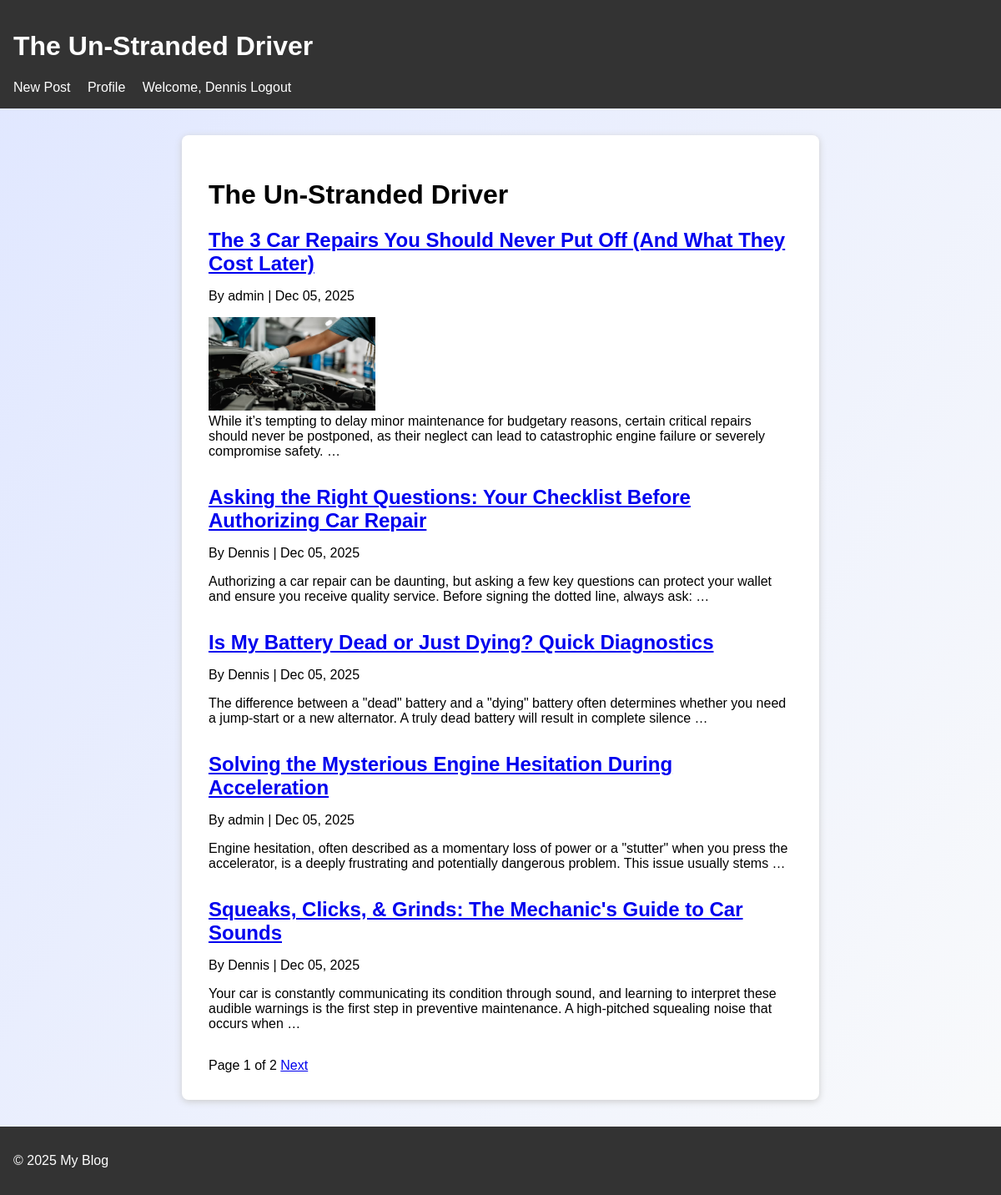
Screenshot of / (signed in) with the database file from the repository.
### blog/models.py (models this page shows, shortened)
class Post(models.Model):
	title = models.CharField(max_length=200)
	slug = models.SlugField(unique=True)
	author = models.ForeignKey(get_user_model(), on_delete=models.CASCADE, related_name='posts')
	content = models.TextField()
	image = models.ImageField(upload_to='post_images/', blank=True, null=True)
	created_at = models.DateTimeField(auto_now_add=True)
	updated_at = models.DateTimeField(auto_now=True)
	class Meta:
		ordering = ['-created_at']

### blog/views.py (the view)
# urls.py: path('', views.PostListView.as_view(), name='post_list'),
@method_decorator(cache_page(60 * 5), name='dispatch')  # Cache for 5 minutes
class PostListView(ListView):
	model = Post
	template_name = 'blog/post_list.html'
	context_object_name = 'posts'
	paginate_by = 5

### blog/templates/blog/post_list.html (shortened to what this page needs)
{% extends 'blog/base.html' %}
{% block content %}
  <h1>The Un-Stranded Driver</h1>
  <div id="post-list">
    {% for post in posts %}
      <div class="post">
        <h2><a href="{% url 'blog:post_detail' slug=post.slug %}">{{ post.title }}</a></h2>
        <p>By {{ post.author }} | {{ post.created_at|date:'M d, Y' }}</p>
        {% if post.image %}
          <img src="{{ post.image.url }}" alt="Image for {{ post.title }}" style="max-width:200px;">
        {% endif %}
        <div>{{ post.content|truncatewords:30|safe }}</div>
      </div>
    {% empty %}
      <p>No posts yet.</p>
    {% endfor %}
    <div class="pagination">
      {% if is_paginated %}
        <span>Page {{ page_obj.number }} of {{ page_obj.paginator.num_pages }}</span>
        {% if page_obj.has_next %}
          <a href="?page={{ page_obj.next_page_number }}">Next</a>
        {% endif %}
      {% endif %}
    </div>
  </div>
{% endblock %}

### blog/templates/blog/base.html (shortened to what this page needs)
{% load static %}
<!DOCTYPE html>
<html lang="en">
<head>
    <link rel="stylesheet" href="{% static 'blog/style.css' %}">
</head>
<body>
    <header>
        <h1><a href="{% url 'blog:post_list' %}" aria-label="Home">The Un-Stranded Driver</a></h1>
        <nav aria-label="Main navigation">
            <a href="{% url 'blog:post_create' %}" aria-label="Create new post">New Post</a>
            {% if user.is_authenticated %}
                <a href="{% url 'blog:profile' %}" aria-label="View profile">Profile</a>
                <span aria-live="polite">Welcome, {{ user.username }}</span>
                <a href="/admin/logout/" aria-label="Logout">Logout</a>
            {% else %}
                <a href="{% url 'blog:register' %}" aria-label="Register">Register</a>
                <a href="/admin/login/" aria-label="Login">Login</a>
            {% endif %}
        </nav>
    </header>
    <main>
        {% block content %}{% endblock %}
    </main>
    <footer>
        <p>&copy; {{ year|default:2025 }} My Blog</p>
    </footer>
</body>
</html>

### static/blog/style.css (style rules this page uses)
body { font-family: Arial, sans-serif; background: linear-gradient(120deg, #e0e7ff 0%, #f9fafb 100%); margin: 0; }
header, footer { background: #333; color: #fff; padding: 1em; }
header a, footer a { color: #fff; text-decoration: none; }
main { max-width: 700px; margin: 2em auto; background: #fff; padding: 2em; border-radius: 8px; box-shadow: 0 2px 8px #ccc; }
.post { margin-bottom: 2em; }
.post h2 { margin-bottom: 0.2em; }
.pagination { margin-top: 2em; }
nav a { margin-right: 1em; }

### rows the page displays
Post: title "The 3 Car Repairs You Should Never Put Off (And What They Cost Later)", author "admin", created_at "Dec 05, 2025", image (picture), content "While it’s tempting to delay minor maintenance for budgetary reasons, certain critical repairs should never be postponed, as their neglect can lead to catastrophic engine failure or severely compromise safety. …"
Post: title "Asking the Right Questions: Your Checklist Before Authorizing Car Repair", author "Dennis", created_at "Dec 05, 2025", content "Authorizing a car repair can be daunting, but asking a few key questions can protect your wallet and ensure you receive quality service. Before signing the dotted line, always ask: …"
Post: title "Is My Battery Dead or Just Dying? Quick Diagnostics", author "Dennis", created_at "Dec 05, 2025", content "The difference between a \"dead\" battery and a \"dying\" battery often determines whether you need a jump-start or a new alternator. A truly dead battery will result in complete silence …"
Post: title "Solving the Mysterious Engine Hesitation During Acceleration", author "admin", created_at "Dec 05, 2025", content "Engine hesitation, often described as a momentary loss of power or a \"stutter\" when you press the accelerator, is a deeply frustrating and potentially dangerous problem. This issue usually stems …"
Post: title "Squeaks, Clicks, & Grinds: The Mechanic's Guide to Car Sounds", author "Dennis", created_at "Dec 05, 2025", content "Your car is constantly communicating its condition through sound, and learning to interpret these audible warnings is the first step in preventive maintenance. A high-pitched squealing noise that occurs when …"

### other values shown
{{ user.username }} "Dennis"
{{ page_obj.number }} "1"
{{ page_obj.paginator.num_pages }} "2"
{{ year|default:2025 }} "2025"
